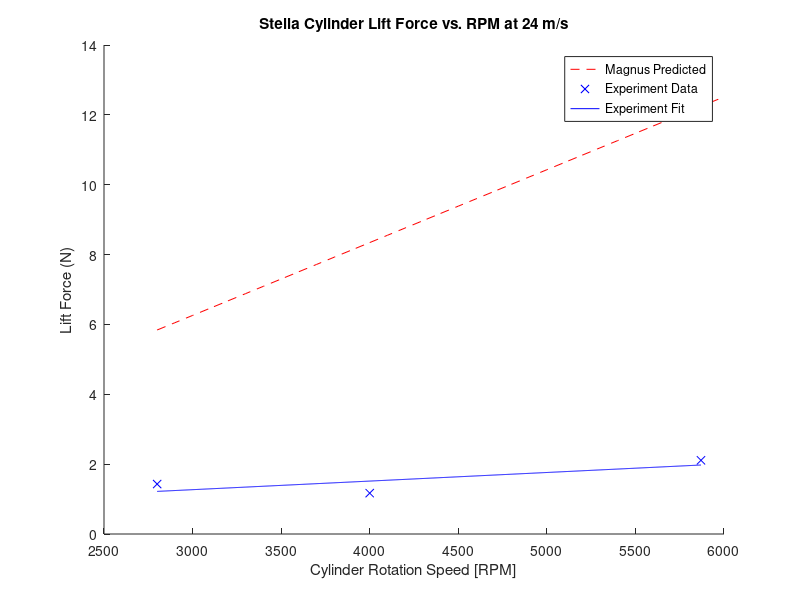
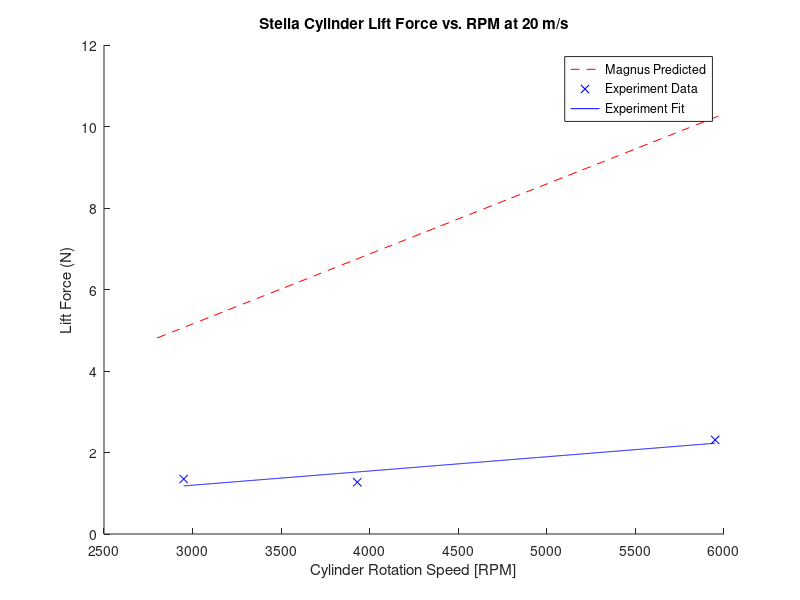
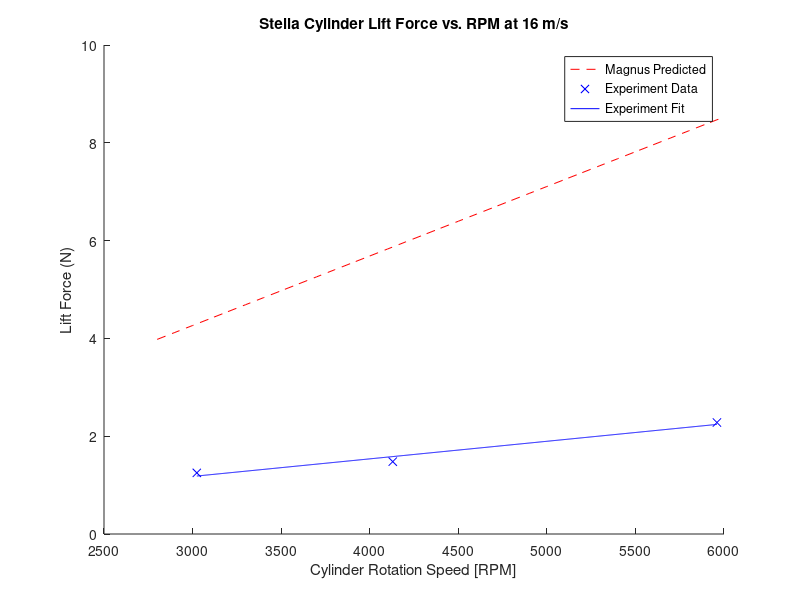
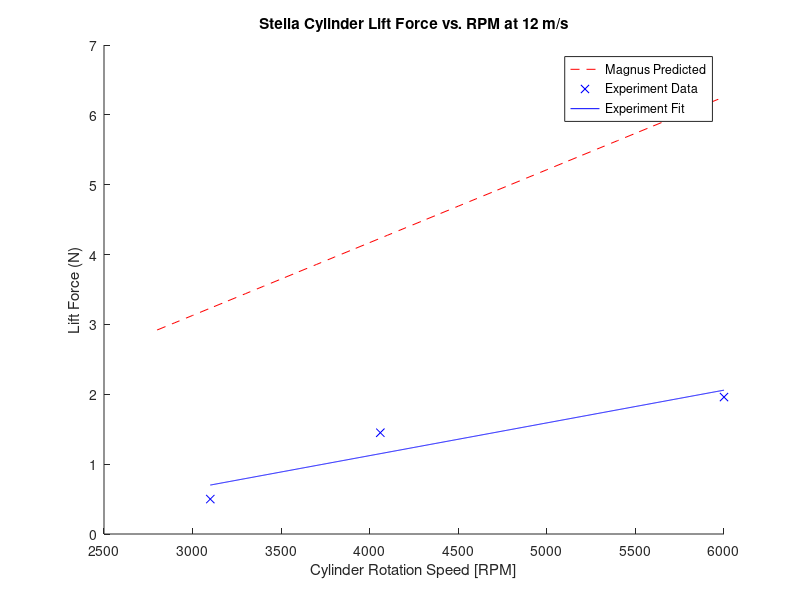

The MATLAB source for these figures, in order: (Note: this script raises an error after producing the figures.)
clear all;
close all;
clc;
% Magnus Effect Overview
% Variables:
% FL: lift force - measured by force balance
% rho: air density - calculated from the day's atmospheric pressure
% v: air speed - calculated using pitot tube
% G: vortex strength - found using G = 2*pi*r^2*omega
%                                   r: cylinder radius
%                                   omega: RPM in rad/s
% L: length of the cylinder
% FL = rho*v*G*L = rho*v*4*pi^2*r^2*omega*L = rho*v*4*pi^2*r^2*omega*L
% 
% Topics to analyze:
% 1. Effect of changing RPM on lift force at constant wind speed
%       - expect linear relationship
% 2. Effect of changing wind speed on lift force at constant RPM
%       - expect linear relationship
% 3. Effect of linearly increasing wind speed on lift force
%       - expect linear relationship

%%%%%%%%%%%%%%%%%%%%%%%%%%%%%%%%%%%%%%%%%%%%%%%%%%%%%%%%%%
% Authors: Feng, Zhangxi; Popecki, Simon; Skinner, James %
% Course: ME646                                          %
% Project: Cylindrical Airfoil Magnus Effect             %
% Date: May 1, 2017                                      %
%%%%%%%%%%%%%%%%%%%%%%%%%%%%%%%%%%%%%%%%%%%%%%%%%%%%%%%%%%

%% Overall experiment variables
% See attached excel sheet for the experiment data
% windspeeds from pitot tube readings:
speed4 = 24.01946618; % [m/s]
speed3 = 19.78614266;
speed2 = 16.36650742;
speed1 = 12.00973309;
airrho = 1.2093;
% [kg/m^3] from ideal gas law and the barometric pressure of the day


%% 1. Effect of RPM on lift force at constant wind speed for each airfoil

%% stella - r = 57.91/2000; % radius in [m]
rStella = 57.91/2000;
LStella = 0.130175; % length of stella in meters
forceStella = [0.5,1.45,1.96;...
            1.25,1.48,2.28;...
            1.35,1.27,2.31;...
            1.43,1.17,2.11];
RPMStella = [3100,4060,6000;...
            3024,4130,5960;...
            2950,3930,5950;...
            2800,4000,5870]; % convert from [rpm] to [rps]
% expected relationship
RPMMagnusStella = (2800:100:6000); % [rpm]

% FL = 4*pi^2*r^2*rho*v*omega*L
FLStella4 = 4*pi^2*rStella^2*airrho*speed4.*RPMMagnusStella/60*LStella;
FLStella3 = 4*pi^2*rStella^2*airrho*speed3.*RPMMagnusStella/60*LStella;
FLStella2 = 4*pi^2*rStella^2*airrho*speed2.*RPMMagnusStella/60*LStella;
FLStella1 = 4*pi^2*rStella^2*airrho*speed1.*RPMMagnusStella/60*LStella;

% polyfitting data to line
% speed4
stellaFit4 = polyfit(RPMStella(4,:),forceStella(4,:),1);
stellaFit4x = 2800:(5870-2800)/1000:5870;
stellaFit4y = stellaFit4x*stellaFit4(1) + stellaFit4(2);
% speed3
stellaFit3 = polyfit(RPMStella(3,:),forceStella(3,:),1);
stellaFit3x = 2950:(5950-2950)/1000:5950;
stellaFit3y = stellaFit3x*stellaFit3(1) + stellaFit3(2);
% speed2
stellaFit2 = polyfit(RPMStella(2,:),forceStella(2,:),1);
stellaFit2x = 3024:(5960-3024)/1000:5960;
stellaFit2y = stellaFit2x*stellaFit2(1) + stellaFit2(2);
% speed1
stellaFit1 = polyfit(RPMStella(1,:),forceStella(1,:),1);
stellaFit1x = 3100:(6000-3100)/1000:6000;
stellaFit1y = stellaFit1x*stellaFit1(1) + stellaFit1(2);

% speed4 plots
figure;
hold on;
plot(RPMMagnusStella,FLStella4,'r--');
plot(RPMStella(4,:),forceStella(4,:),'bx',stellaFit4x,stellaFit4y,'b');
xlabel('Cylinder Rotation Speed [RPM]');
ylabel('Lift Force (N)');
title('Stella Cylinder Lift Force vs. RPM at 24 m/s');
l = legend('Magnus Predicted','Experiment Data','Experiment Fit','Location','best');
%set(l,'FontSize',12);

% speed3 plots
figure;
hold on;
plot(RPMMagnusStella,FLStella3,'r--');
plot(RPMStella(3,:),forceStella(3,:),'bx',stellaFit3x,stellaFit3y,'b');
xlabel('Cylinder Rotation Speed [RPM]');
ylabel('Lift Force (N)');
title('Stella Cylinder Lift Force vs. RPM at 20 m/s');
l = legend('Magnus Predicted','Experiment Data','Experiment Fit','Location','best');
%set(l,'FontSize',12);

% speed2 plots
figure;
hold on;
plot(RPMMagnusStella,FLStella2,'r--');
plot(RPMStella(2,:),forceStella(2,:),'bx',stellaFit2x,stellaFit2y,'b');
xlabel('Cylinder Rotation Speed [RPM]');
ylabel('Lift Force (N)');
title('Stella Cylinder Lift Force vs. RPM at 16 m/s');
l = legend('Magnus Predicted','Experiment Data','Experiment Fit','Location','best');
%set(l,'FontSize',12);

% speed1 plots
figure;
hold on;
plot(RPMMagnusStella,FLStella1,'r--');
plot(RPMStella(1,:),forceStella(1,:),'bx',stellaFit1x,stellaFit1y,'b');
xlabel('Cylinder Rotation Speed [RPM]');
ylabel('Lift Force (N)');
title('Stella Cylinder Lift Force vs. RPM at 12 m/s');
l = legend('Magnus Predicted','Experiment Data','Experiment Fit','Location','best');
%set(l,'FontSize',12);

%% Bud - r = 83.82/2000; % radius in [m]
rBud = 83.82/2000; % finding radius from diamter in [mm] to [m]
LBud = 0.1762125; % length of bud cylinder in meters
forceBud = [2.3,3.17,1.65;...
            0,0,0;...
            10.13,21.92,13.91;...
            10.25,13.11,8.97];
RPMBud = [3200,4940,5800;...
        0,0,0;...
        3291,4700,5844;...
        3100,4860,5916]; % convert from [rpm] to [rps]
% expected relationship
RPMMagnusBud = (2500:100:6000); % [rpm]

% FL = 4*pi^2*r^2*rho*v*omega*L
FLBud4 = 4*pi^2*rBud^2*airrho*speed4.*RPMMagnusBud/60*LBud;
FLBud3 = 4*pi^2*rBud^2*airrho*speed3.*RPMMagnusBud/60*LBud;
FLBud2 = 4*pi^2*rBud^2*airrho*speed2.*RPMMagnusBud/60*LBud;
FLBud1 = 4*pi^2*rBud^2*airrho*speed1.*RPMMagnusBud/60*LBud;

% polyfitting data to line
% speed4
budFit4 = polyfit(RPMBud(4,:),forceBud(4,:),1);
budFit4x = 3100:(5916-3100)/1000:5916;
budFit4y = budFit4x*budFit4(1) + budFit4(2);
% speed3
budFit3 = polyfit(RPMBud(3,:),forceBud(3,:),1);
budFit3x = 3291:(5844-3291)/1000:5844;
budFit3y = budFit3x*budFit3(1) + budFit3(2);
% speed1
budFit1 = polyfit(RPMBud(1,:),forceBud(1,:),1);
budFit1x = 3200:(5800-3200)/1000:5800;
budFit1y = budFit1x*budFit1(1) + budFit1(2);

% speed4 plots
figure;
hold on;
plot(RPMMagnusBud,FLBud4,'r--');
plot(RPMBud(4,:),forceBud(4,:),'bx',budFit4x,budFit4y,'b');
xlabel('Cylinder Rotation Speed [RPM]');
ylabel('Lift Force (N)');
title('Bud Heavy Cylinder Lift Force vs. RPM at 24 m/s');
l = legend('Magnus Predicted','Experiment Data','Experiment Fit','Location','best');
set(l,'FontSize',12);

% speed3 plots
figure;
hold on;
plot(RPMMagnusBud,FLBud3,'r--');
plot(RPMBud(3,:),forceBud(3,:),'bx',budFit3x,budFit3y,'b');
xlabel('Cylinder Rotation Speed [RPM]');
ylabel('Lift Force (N)');
title('Bud Heavy Lift Force vs. RPM at 20 m/s');
l = legend('Magnus Predicted','Experiment Data','Experiment Fit','Location','best');
%set(l,'FontSize',12);

% speed2 plot for Bud does not exist

% speed1 plots
figure;
hold on;
plot(RPMMagnusBud,FLBud1,'r--');
plot(RPMBud(1,:),forceBud(1,:),'bx',budFit1x,budFit1y,'b');
xlabel('Cylinder Rotation Speed [RPM]');
ylabel('Lift Force (N)');
title('Bud Heavy Cylinder Lift Force vs. RPM at 12 m/s');
l = legend('Magnus Predicted','Experiment Data','Experiment Fit','Location','best');
%set(l,'FontSize',12);

%% Quaker - r = 128.27/2000; % radius in [m]
rQuaker = 128.27/2000;
LQuaker = 0.2286; % length of quaker oats cylinder in meters
forceQuaker = [3.72,3.14,4.35;...
            6,4.97,5.26;...
            8.42,7.25,7.67;...
            10.6,15.5,10.43];
RPMQuaker = [3720,4560,5560;...
            3660,4470,5630;...
            3675,4050,5500;...
            3000,3160,5200]; % convert from [rpm] to [rps]
% expected relationship
RPMMagnusQuaker = (2500:100:6000); % [rpm]

% FL = 4*pi^2*r^2*rho*v*omega*L
FLQuaker4 = 4*pi^2*rQuaker^2*airrho*speed4.*RPMMagnusQuaker/60*LQuaker;
FLQuaker3 = 4*pi^2*rQuaker^2*airrho*speed3.*RPMMagnusQuaker/60*LQuaker;
FLQuaker2 = 4*pi^2*rQuaker^2*airrho*speed2.*RPMMagnusQuaker/60*LQuaker;
FLQuaker1 = 4*pi^2*rQuaker^2*airrho*speed1.*RPMMagnusQuaker/60*LQuaker;

% polyfitting data to line
% speed4
quakerFit4 = polyfit(RPMQuaker(4,:),forceQuaker(4,:),1);
quakerFit4x = 3000:(5200-3000)/1000:5200;
quakerFit4y = quakerFit4x*quakerFit4(1) + quakerFit4(2);
% speed3
quakerFit3 = polyfit(RPMQuaker(3,:),forceQuaker(3,:),1);
quakerFit3x = 3675:(5500-3675)/1000:5500;
quakerFit3y = quakerFit3x*quakerFit3(1) + quakerFit3(2);
% speed2
quakerFit2 = polyfit(RPMQuaker(2,:),forceQuaker(2,:),1);
quakerFit2x = 3660:(5630-3660)/1000:5630;
quakerFit2y = quakerFit2x*quakerFit2(1) + quakerFit2(2);
% speed1
quakerFit1 = polyfit(RPMQuaker(1,:),forceQuaker(1,:),1);
quakerFit1x = 3720:(5560-3720)/1000:5560;
quakerFit1y = quakerFit1x*quakerFit1(1) + quakerFit1(2);

% speed4 plots
figure;
hold on;
plot(RPMMagnusQuaker,FLQuaker4,'r--');
plot(RPMQuaker(4,:),forceQuaker(4,:),'bx',quakerFit4x,quakerFit4y,'b');
xlabel('Cylinder Rotation Speed [RPM]');
ylabel('Lift Force (N)');
title('Quaker Oats Cylinder Lift Force vs. RPM at 24 m/s');
l = legend('Magnus Predicted','Experiment Data','Experiment Fit','Location','best');
%set(l,'FontSize',12);

% speed3 plots
figure;
hold on;
plot(RPMMagnusQuaker,FLQuaker3,'r--');
plot(RPMQuaker(3,:),forceQuaker(3,:),'bx',quakerFit3x,quakerFit3y,'b');
xlabel('Cylinder Rotation Speed [RPM]');
ylabel('Lift Force (N)');
title('Quaker Oats Cylinder Lift Force vs. RPM at 20 m/s');
l = legend('Magnus Predicted','Experiment Data','Experiment Fit','Location','best');
%set(l,'FontSize',12);

% speed2 plots
figure;
hold on;
plot(RPMMagnusQuaker,FLQuaker2,'r--');
plot(RPMQuaker(2,:),forceQuaker(2,:),'bx',quakerFit2x,quakerFit2y,'b');
xlabel('Cylinder Rotation Speed [RPM]');
ylabel('Lift Force (N)');
title('Quaker Oats Cylinder Lift Force vs. RPM at 16 m/s');
l = legend('Magnus Predicted','Experiment Data','Experiment Fit','Location','best');
%set(l,'FontSize',12);

% speed1 plots
figure;
hold on;
plot(RPMMagnusQuaker,FLQuaker1,'r--');
plot(RPMQuaker(1,:),forceQuaker(1,:),'bx',quakerFit1x,quakerFit1y,'b');
xlabel('Cylinder Rotation Speed [RPM]');
ylabel('Lift Force (N)');
title('Quaker Oats Cylinder Lift Force vs. RPM at 12 m/s');
l = legend('Magnus Predicted','Experiment Data','Experiment Fit','Location','best');
%set(l,'FontSize',12);

%% comparison to theory completed, looking for patterns within the collected
% data
% plot of just the experimental data
% quaker oats cylinder
figure;
hold on;
plot(RPMQuaker(4,:),forceQuaker(4,:),'--*');
plot(RPMQuaker(3,:),forceQuaker(3,:),'--x');
plot(RPMQuaker(2,:),forceQuaker(2,:),'--d');
plot(RPMQuaker(1,:),forceQuaker(1,:),'--s');
grid on;
xlabel('Rotation Speed (RPM)');
ylabel('Life Force (N)');
title({'Measured Lift Force of Quaker Oats Cylinder vs. RPM','at Constant Wind Speeds'});
l = legend('Location','best','24 m/s','20 m/s','16 m/s','12 m/s');
%set(l,'FontSize',12);

% Bud Heavy cylinder
figure;
hold on;
plot(RPMBud(4,:),forceBud(4,:),'--*');
plot(RPMBud(3,:),forceBud(3,:),'--x');
plot(RPMBud(1,:),forceBud(1,:),'--s');
grid on;
xlabel('Rotation Speed (RPM)','FontSize',12);
ylabel('Life Force (N)','FontSize',12);
title({'Measured Lift Force of Bud Heavy Cylinder vs. RPM','at Constant Wind Speeds'});
l = legend('Location','northeast','24 m/s','20 m/s','12 m/s');
%set(l,'FontSize',12);
text(3150,24,'16 m/s wind speed has no data','FontSize',12);

% Quaker cylinder
figure;
hold on;
plot(RPMQuaker(4,:),forceQuaker(4,:),'--*');
plot(RPMQuaker(3,:),forceQuaker(3,:),'--x');
plot(RPMQuaker(2,:),forceQuaker(2,:),'--d');
plot(RPMQuaker(1,:),forceQuaker(1,:),'--s');
grid on;
xlabel('Rotation Speed (RPM)');
ylabel('Life Force (N)');
title({'Measured Lift Force of Quaker Cylinder vs. RPM','at Constant Wind Speeds'});
l = legend('Location','best','24 m/s','20 m/s','16 m/s','12 m/s');
%set(l,'FontSize',12);

%% 2. Effect of changing wind speed on lift force

%% Calculating Reynolds number for 3 cylinders and all 4 speeds 

speeds1to4 = [speed1,speed2,speed3,speed4];
speeds1to4stella = [speed1,speed2,speed3,speed4,29.420];
nu = 15.11e-6; % (m^2/s) kinematic viscosity of air at room temperature

ReStella = speeds1to4stella.*(rStella*2)/nu;
ReBud = speeds1to4.*(rBud*2)/nu;
ReQuaker = speeds1to4.*(rQuaker*2)/nu;
strReStella = sprintf('Re = %1.3d \n',ReStella);
strReBud = sprintf('Re = %1.3d \n',ReBud);
strReQuaker = sprintf('Re = %1.3d \n',ReQuaker);
disp('Stella Reynolds Number for velocities in increasing magnitude (12,16,20,24) m/s')
disp(strReStella)
disp('Bud Heavy Reynolds Number for velocities in increasing magnitude (12,16,20,24) m/s')
disp(strReBud)
disp('Quaker Reynolds Number for velocities in increasing magnitude (12,16,20,24) m/s')
disp(strReQuaker)


%% Plotting all the data
% Experiment was conducted to have approximately the same RPM. Assuming the
% difference in lift force from <300 RPM difference is negligible for the
% purpose of seeking a pattern.

speeds = [speed4,speed3,speed2,speed1];

% Stella Cylinder
figure;
hold on;
plot(speeds,forceStella(:,3),'--*');
plot(speeds,forceStella(:,2),'-.x');
plot(speeds,forceStella(:,1),'k:d');
xlim([10 26]);
xlabel('Wind Speeds (m/s)','FontSize',12);
ylabel('Lift Force (N)','FontSize',12);
title({'Effect of Wind Speed on Stella Cylinder Lift Force','Assuming Constant RPM'});
l = legend('Location','best','~3000 RPM','~4000 RPM','~6000 RPM');
%set(l,'FontSize',12);

% Bud Cylinder
figure;
hold on;
plot(speeds([1,3,4]),forceBud([1,3,4],3),'--*');
plot(speeds([1,3,4]),forceBud([1,3,4],2),'-.x');
plot(speeds([1,3,4]),forceBud([1,3,4],1),'k:d');
xlim([10 26]);
xlabel('Wind Speeds (m/s)','FontSize',12);
ylabel('Lift Force (N)','FontSize',12);
title({'Effect of Wind Speed on Bud Cylinder Lift Force','Assuming Constant RPM'});
l = legend('Location','best','~3000 RPM','~5000 RPM','~6000 RPM');
%set(l,'FontSize',12);

% Oats Cylinder
figure;
hold on;
plot(speeds,forceQuaker(:,3),'--*');
plot(speeds,forceQuaker(:,2),'-.x');
plot(speeds,forceQuaker(:,1),'k:d');
xlim([10 26]);
xlabel('Wind Speeds (m/s)','FontSize',12);
ylabel('Lift Force (N)','FontSize',12);
title({'Effect of Wind Speed on Oats Cylinder Lift Force','Assuming Constant RPM'});
l = legend('Location','best','~3500 RPM','~4250 RPM','~5500 RPM');
%set(l,'FontSize',12);

%% fitting the wind speed data
stellaWindRPMfit6k = polyfit(speeds',forceStella(:,1),1);
sWRfitx = speeds(4):(speeds(1) - speeds(4))/10:speeds(1);
sWRfity = sWRfitx*stellaWindRPMfit6k(1) + stellaWindRPMfit6k(2);

figure;
plot(speeds,forceStella(:,1),'*',sWRfitx,sWRfity);
xlabel('Wind Speed (m/s)','FontSize',12);
ylabel('Lift Force (N)','FontSize',12);
title('Lift Force vs. Wind Speed Stella Cylinder at 6000 rpm');
l = legend('Location','best','Data','Best Fit');
%set(l,'FontSize',12);

budWindRPMfit6k = polyfit(speeds([1,3,4])',forceBud([1,3,4],1),1);
bWRfitx = speeds(4):(speeds(1) - speeds(4))/10:speeds(1);
bWRfity = bWRfitx*budWindRPMfit6k(1) + budWindRPMfit6k(2);

figure;
plot(speeds([1,3,4]),forceBud([1,3,4],1),'*',bWRfitx,bWRfity);
xlabel('Wind Speed (m/s)','FontSize',12);
ylabel('Lift Force (N)','FontSize',12);
title('Lift Force vs. Wind Speed Bud Cylinder 6000 rpm');
l = legend('Location','best','Data','Best Fit');
%set(l,'FontSize',12);

quakerWindRPMfit6k = polyfit(speeds',forceQuaker(:,1),1);
qWRfitx = speeds(4):(speeds(1) - speeds(4))/10:speeds(1);
qWRfity = qWRfitx*quakerWindRPMfit6k(1) + quakerWindRPMfit6k(2);

figure;
plot(speeds,forceQuaker(:,1),'*',qWRfitx,qWRfity);
xlabel('Wind Speed (m/s)','FontSize',12);
ylabel('Lift Force (N)','FontSize',12);
title('Lift Force vs. Wind Speed Quaker Cylinder 6000 rpm');
l = legend('Location','best','Data','Best Fit');
%set(l,'FontSize',12);

%% 3. Effect of increasing wind speed on a fixed RPM on the lift force

%% Plotting and fitting
windSpeed = [11.12,16.37,20.3,23.59,26.47,29.42]; % [m/s]
liftForce = [0.67,0.61,0.5,0.4,0.36,0.47]; % [N]

windForceFit = polyfit(windSpeed,liftForce,1);
windForcex = linspace(windSpeed(1),windSpeed(end),6);
windForcey = windForcex*windForceFit(1) + windForceFit(2);

%% Error Analysis
% confidence interval-------------------------------------------
% defining the degree of freedom and confidence interval
N = length(windSpeed);
dF = N - (1 + 1);
confidenceLevel = 0.975; % Matlab uses one-tail probability

% finding the t score
t = tinv(confidenceLevel,dF);
% t = 2.3060

% average value of x axis data
xMean = mean(windSpeed);

% the sum of difference of X - xbar squared
SSxx = sum((windSpeed - xMean).^2);

% finding the term of sum of difference of y axis - yfit squared
SSres = sum((liftForce - windForcey).^2);

% finding Syx
Syx = sqrt(SSres/dF);

% fit confidence interval max and min
fitCf = t*Syx*sqrt(1/N + ((windSpeed - xMean).^2)/SSxx);
minFitCf = windForcey - fitCf;
maxFitCf = windForcey + fitCf;

% measurement confidence interval max and min
measCf = t*Syx*sqrt(1 + 1/N + ((windSpeed - xMean).^2)/SSxx);
minMeaCf = windForcey - measCf;
maxMeaCf = windForcey + measCf;
% confidence interval ends--------------------------------------

%% Plotting everythang
figure;
plot(windSpeed,liftForce,'x',windForcex,windForcey);
hold on;
p1 = plot(windSpeed,minFitCf,'r:');
p2 = plot(windSpeed,maxFitCf,'r:');
p3 = plot(windSpeed,minMeaCf,'b--');
p4 = plot(windSpeed,maxMeaCf,'b--');
set(get(get(p2,'Annotation'),'LegendInformation'),...
    'IconDisplayStyle','off');
set(get(get(p4,'Annotation'),'LegendInformation'),...
    'IconDisplayStyle','off');
xlabel('Wind Speed (m/s)','FontSize',12);
ylabel('Lift Force (N)','FontSize',12);
title('Lift Force vs. Wind Speed for Stella Cylinder');
l = legend('Location','best','Experiment Data','Best fit line','Confidence of Fit','Confidence of Measurement');
%set(l,'FontSize',12);

%% Calculateing the Coefficient of Lift 
%  THEORETICAL

% Below calculations were done using the equation found 
% in Tokumaru pdf
% Note: in the document a = radius
% CL = Lift/rhoair*(velocity.^2)*radius

% Coeffeicient of lift for Stella
CLthStella1 = FLStella1/airrho*(speed1^2)*rStella;
CLthStella2 = FLStella2/airrho*(speed2^2)*rStella;
CLthStella3 = FLStella3/airrho*(speed3^2)*rStella;
CLthStella4 = FLStella4/airrho*(speed4^2)*rStella;

% Coeffeicient of lift for Bud Heavy
CLthBud1 = FLBud1/airrho*(speed1^2)*rBud;
CLthBud2 = FLBud2/airrho*(speed2^2)*rBud;
CLthBud3 = FLBud3/airrho*(speed3^2)*rBud;
CLthBud4 = FLBud4/airrho*(speed4^2)*rBud;

% Coeffeicient of lift for Oats
CLthQuaker1 = FLQuaker1/airrho*(speed1^2)*rQuaker;
CLthQuaker2 = FLQuaker2/airrho*(speed2^2)*rQuaker;
CLthQuaker3 = FLQuaker3/airrho*(speed3^2)*rQuaker;
CLthQuaker4 = FLQuaker4/airrho*(speed4^2)*rQuaker;

%% Plot Theoretical Coefficent of Lift

figure
hold on
plot(RPMMagnusStella,CLthStella1,'-')
plot(RPMMagnusStella,CLthStella2,'-')
plot(RPMMagnusStella,CLthStella3,'-')
plot(RPMMagnusStella,CLthStella4,'-')
title('Theoretical Coefficient of Lift for Stella Cylinder')
xlabel('Velocity (m/s)')
ylabel('C_L')
legend('Location','northwest','12 m/s','16 m/s','20 m/s','24 m/s')
grid on 

figure
hold on
plot(RPMMagnusBud,CLthBud1,'-')
plot(RPMMagnusBud,CLthBud2,'-')
plot(RPMMagnusBud,CLthBud3,'-')
plot(RPMMagnusBud,CLthBud4,'-')
title('Theoretical Coefficient of Lift for Bud Heavy Cylinder')
xlabel('Velocity (m/s)')
ylabel('C_L')
legend('Location','northwest','12 m/s','16 m/s','20 m/s','24 m/s')
grid on 

figure
hold on
plot(RPMMagnusQuaker,CLthQuaker1,'-')
plot(RPMMagnusQuaker,CLthQuaker2,'-')
plot(RPMMagnusQuaker,CLthQuaker3,'-')
plot(RPMMagnusQuaker,CLthQuaker4,'-')
title('Theoretical Coefficient of Lift for Quaker Oat Cylinder')
xlabel('Velocity (m/s)')
ylabel('C_L')
legend('Location','northwest','12 m/s','16 m/s','20 m/s','24 m/s')
grid on 

%% Calculateing the Coefficient of Lift 
%  EXPERIMENTAL

% Below calculations were done using the equation found 
% in Tokumaru pdf
% Note: in the document a = radius
% CL = Lift/rhoair*(velocity.^2)*radius

% All speeds in order of smallest to greatest magnitude of velocity
%speedslr = fliplr(speeds);

% Coeffeicient of lift for Stella
% Organized by trial (Constant windpeed, changing rpm)
CLexpStella1 = forceStella(1,:)./airrho*(speed1^2)*rStella;
CLexpStella2 = forceStella(2,:)./airrho*(speed2^2)*rStella;
CLexpStella3 = forceStella(3,:)./airrho*(speed3^2)*rStella;
CLexpStella4 = forceStella(4,:)./airrho*(speed4^2)*rStella;

% Coeffeicient of lift for Bud Heavy
% Organized by trial (Constant windpeed, changing rpm)
CLexpBud1 = forceBud(1,:)./airrho*(speed1^2)*rBud;
CLexpBud3 = forceBud(3,:)./airrho*(speed3^2)*rBud;
CLexpBud4 = forceBud(4,:)./airrho*(speed4^2)*rBud;


% Coeffeicient of lift for Oats
% Organized by trial (Constant windpeed, changing rpm)
CLexpQuaker1 = forceQuaker(1,:)./airrho*(speed1^2)*rQuaker;
CLexpQuaker2 = forceQuaker(2,:)./airrho*(speed2^2)*rQuaker;
CLexpQuaker3 = forceQuaker(3,:)./airrho*(speed3^2)*rQuaker;
CLexpQuaker4 = forceQuaker(4,:)./airrho*(speed4^2)*rQuaker;

%% Plot for Experimental Coefficient of Lift

figure
hold on
plot(RPMStella(1,:),CLexpStella1,'--o')
plot(RPMStella(2,:),CLexpStella2,'--o')
plot(RPMStella(3,:),CLexpStella3,'--o')
plot(RPMStella(4,:),CLexpStella4,'--o')
title('Experimental Coefficient of Lift for Stella Cylinder')
xlabel('Velocity (m/s)')
ylabel('C_L')
legend('Location','northwest','12 m/s','16 m/s','20 m/s','24 m/s')
grid on 

figure
hold on
plot(RPMBud(1,:),CLexpBud1,'--o')
plot(RPMBud(3,:),CLexpBud3,'--o')
plot(RPMBud(4,:),CLexpBud4,'--o')
title('Experimental Coefficient of Lift for Bud Heavy Cylinder')
xlabel('Velocity (m/s)')
ylabel('C_L')
legend('Location','northwest','12 m/s','20 m/s','24 m/s')
grid on 

figure
hold on
plot(RPMQuaker(1,:),CLexpQuaker1,'--o')
plot(RPMQuaker(2,:),CLexpQuaker2,'--o')
plot(RPMQuaker(3,:),CLexpQuaker3,'--o')
plot(RPMQuaker(4,:),CLexpQuaker4,'--o')
title('Experimental Coefficient of Lift for Quaker Oat Cylinder')
xlabel('Velocity (m/s)')
ylabel('C_L')
legend('Location','northeast','12 m/s','16 m/s','20 m/s','24 m/s')
grid on

%% Misc Info

MStoMPH = 2.23694; % m/s to mph

mph1 = speed1*MStoMPH; % slowest test speed m/s to mph
mph4 = speed4*MStoMPH; % fastest for most tests m/s to mph
mphMAX = windSpeed(end)*MStoMPH; % Max wind speed for stella on the last test

mphstr1 = sprintf('Our slowest test wind speed of %1.1f m/s = %1.1f mph',speed1,mph1);
mphstr2 = sprintf('Our "fastest" test wind speed (for our primary tests of 3 cylinders) of %1.1f m/s = %1.1f mph',speed4,mph4);
mphstr3 = sprintf('Our MAX test wind speed on Stella was %1.1f m/s = %1.1f mph',windSpeed(end),mphMAX);

disp(mphstr1)
disp(mphstr2)
disp(mphstr3)
